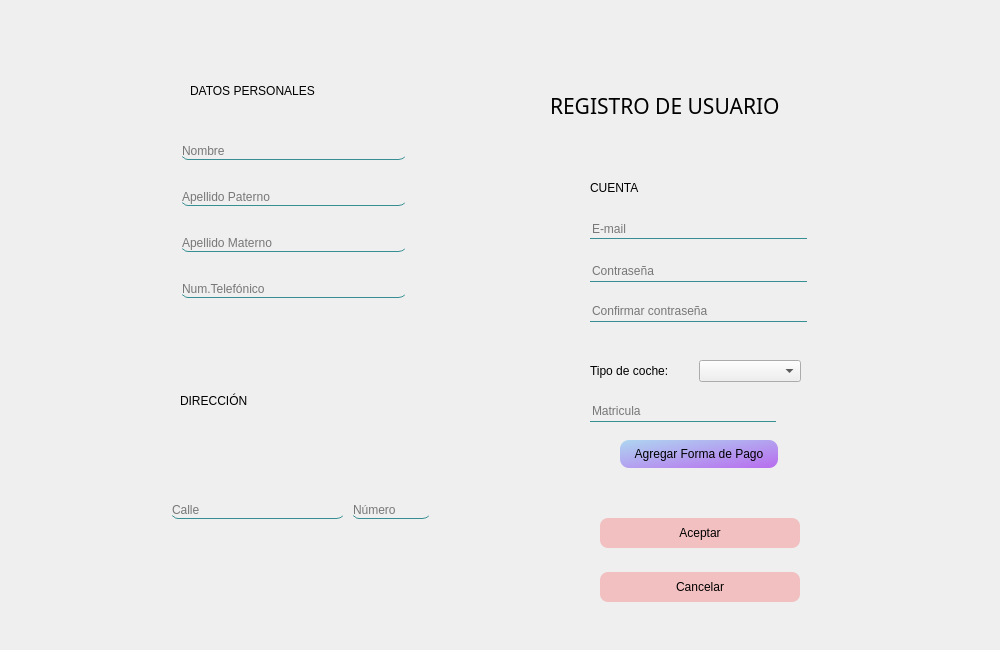
<?xml version="1.0" encoding="UTF-8"?>
<ui version="4.0">
 <class>Registar_ClienteB</class>
 <widget class="QDialog" name="Registar_ClienteB">
  <property name="geometry">
   <rect>
    <x>0</x>
    <y>0</y>
    <width>1000</width>
    <height>650</height>
   </rect>
  </property>
  <property name="minimumSize">
   <size>
    <width>700</width>
    <height>400</height>
   </size>
  </property>
  <property name="maximumSize">
   <size>
    <width>1000</width>
    <height>650</height>
   </size>
  </property>
  <property name="windowTitle">
   <string>Dialog</string>
  </property>
  <property name="windowIcon">
   <iconset>
    <normaloff>icono.png</normaloff>icono.png</iconset>
  </property>
  <property name="styleSheet">
   <string notr="true">#Registar_ClienteB{
	border-image: url(:/Img/F4.png);
}</string>
  </property>
  <widget class="QWidget" name="widget" native="true">
   <property name="geometry">
    <rect>
     <x>160</x>
     <y>70</y>
     <width>280</width>
     <height>300</height>
    </rect>
   </property>
   <property name="styleSheet">
    <string notr="true">QWidget{
background-image: url(:/Img/F1.jfif);
border-radius: 8px;
}

QLineEdit{
background-color:transparent;
border:none;
border-bottom: 1px solid;
border-color: rgb(56, 143, 147);}</string>
   </property>
   <widget class="QLabel" name="label_2">
    <property name="geometry">
     <rect>
      <x>30</x>
      <y>10</y>
      <width>131</width>
      <height>21</height>
     </rect>
    </property>
    <property name="text">
     <string>DATOS PERSONALES</string>
    </property>
   </widget>
   <widget class="QWidget" name="layoutWidget">
    <property name="geometry">
     <rect>
      <x>20</x>
      <y>50</y>
      <width>227</width>
      <height>201</height>
     </rect>
    </property>
    <layout class="QVBoxLayout" name="verticalLayout">
     <item>
      <widget class="QLineEdit" name="Nombre_lineEdit">
       <property name="styleSheet">
        <string notr="true"/>
       </property>
       <property name="placeholderText">
        <string>Nombre</string>
       </property>
      </widget>
     </item>
     <item>
      <widget class="QLineEdit" name="ApellidoP_lineEdit">
       <property name="placeholderText">
        <string>Apellido Paterno</string>
       </property>
      </widget>
     </item>
     <item>
      <widget class="QLineEdit" name="ApellidoM_lineEdit">
       <property name="placeholderText">
        <string>Apellido Materno</string>
       </property>
      </widget>
     </item>
     <item>
      <widget class="QLineEdit" name="Telefono_lineEdit">
       <property name="placeholderText">
        <string>Num.Telefónico</string>
       </property>
      </widget>
     </item>
    </layout>
   </widget>
  </widget>
  <widget class="QWidget" name="widget_2" native="true">
   <property name="geometry">
    <rect>
     <x>160</x>
     <y>380</y>
     <width>280</width>
     <height>250</height>
    </rect>
   </property>
   <property name="styleSheet">
    <string notr="true">QWidget{
background-image: url(:/Img/F1.jfif);
border-radius: 8px;
}

QLineEdit{
background-color:transparent;
border:none;
border-bottom: 1px solid;
border-color: rgb(56, 143, 147);}</string>
   </property>
   <widget class="QWidget" name="horizontalLayoutWidget">
    <property name="geometry">
     <rect>
      <x>10</x>
      <y>110</y>
      <width>261</width>
      <height>41</height>
     </rect>
    </property>
    <layout class="QHBoxLayout" name="horizontalLayout">
     <item>
      <widget class="QLineEdit" name="Calle_lineEdit">
       <property name="text">
        <string/>
       </property>
       <property name="placeholderText">
        <string>Calle</string>
       </property>
      </widget>
     </item>
     <item>
      <widget class="QLineEdit" name="NumeroDom_lineEdit">
       <property name="maximumSize">
        <size>
         <width>80</width>
         <height>16777215</height>
        </size>
       </property>
       <property name="placeholderText">
        <string>Número</string>
       </property>
      </widget>
     </item>
    </layout>
   </widget>
   <widget class="QLabel" name="label_3">
    <property name="geometry">
     <rect>
      <x>20</x>
      <y>10</y>
      <width>101</width>
      <height>21</height>
     </rect>
    </property>
    <property name="text">
     <string>DIRECCIÓN</string>
    </property>
   </widget>
  </widget>
  <widget class="QWidget" name="widget_3" native="true">
   <property name="geometry">
    <rect>
     <x>560</x>
     <y>170</y>
     <width>280</width>
     <height>320</height>
    </rect>
   </property>
   <property name="styleSheet">
    <string notr="true">#widget_3{
	background-image: url(:/Img/F1.jfif);
border-radius: 8px;
}

QLineEdit{
background-color:transparent;
border:none;
border-bottom: 1px solid;
border-color: rgb(56, 143, 147);}

</string>
   </property>
   <widget class="QLabel" name="label">
    <property name="geometry">
     <rect>
      <x>30</x>
      <y>10</y>
      <width>55</width>
      <height>16</height>
     </rect>
    </property>
    <property name="text">
     <string>CUENTA</string>
    </property>
   </widget>
   <widget class="QLineEdit" name="Password_lineEdit">
    <property name="geometry">
     <rect>
      <x>30</x>
      <y>90</y>
      <width>217</width>
      <height>22</height>
     </rect>
    </property>
    <property name="echoMode">
     <enum>QLineEdit::Password</enum>
    </property>
    <property name="placeholderText">
     <string>Contraseña</string>
    </property>
   </widget>
   <widget class="QLineEdit" name="Repeat_password_lineEdit">
    <property name="geometry">
     <rect>
      <x>30</x>
      <y>130</y>
      <width>217</width>
      <height>22</height>
     </rect>
    </property>
    <property name="echoMode">
     <enum>QLineEdit::Password</enum>
    </property>
    <property name="placeholderText">
     <string>Confirmar contraseña</string>
    </property>
   </widget>
   <widget class="QLineEdit" name="Matricula_lineEdit">
    <property name="geometry">
     <rect>
      <x>30</x>
      <y>230</y>
      <width>186</width>
      <height>22</height>
     </rect>
    </property>
    <property name="placeholderText">
     <string>Matricula</string>
    </property>
   </widget>
   <widget class="QWidget" name="layoutWidget">
    <property name="geometry">
     <rect>
      <x>30</x>
      <y>190</y>
      <width>211</width>
      <height>22</height>
     </rect>
    </property>
    <layout class="QHBoxLayout" name="horizontalLayout_12">
     <item>
      <widget class="QLabel" name="label_10">
       <property name="text">
        <string>Tipo de coche:</string>
       </property>
      </widget>
     </item>
     <item>
      <widget class="QComboBox" name="Coche_comboBox">
       <property name="maximumSize">
        <size>
         <width>150</width>
         <height>16777215</height>
        </size>
       </property>
      </widget>
     </item>
    </layout>
   </widget>
   <widget class="QPushButton" name="pushButton">
    <property name="geometry">
     <rect>
      <x>60</x>
      <y>270</y>
      <width>158</width>
      <height>28</height>
     </rect>
    </property>
    <property name="styleSheet">
     <string notr="true">QPushButton{
border-width: 0px;
border-radius: 9px;
background-color: qlineargradient(spread:pad, x1:0, y1:0, x2:1, y2:1, stop:0 rgb(174, 214, 240), stop:1 rgb(184, 108, 239));
}

QPushButton:hover{
	background-color: rgb(154,158,218);
    border-radius: 9px;
	color: black;
    selection-color: white;  
    padding: 2px 4px;}

</string>
    </property>
    <property name="text">
     <string>Agregar Forma de Pago</string>
    </property>
   </widget>
   <widget class="QLineEdit" name="mail_lineEdit">
    <property name="geometry">
     <rect>
      <x>30</x>
      <y>50</y>
      <width>217</width>
      <height>19</height>
     </rect>
    </property>
    <property name="placeholderText">
     <string>E-mail</string>
    </property>
   </widget>
  </widget>
  <widget class="QWidget" name="verticalLayoutWidget">
   <property name="geometry">
    <rect>
     <x>600</x>
     <y>500</y>
     <width>201</width>
     <height>121</height>
    </rect>
   </property>
   <layout class="QVBoxLayout" name="verticalLayout_2">
    <item>
     <widget class="QPushButton" name="Aceptar_pushButton">
      <property name="maximumSize">
       <size>
        <width>200</width>
        <height>30</height>
       </size>
      </property>
      <property name="styleSheet">
       <string notr="true">QPushButton{
border-width: 0px;
border-radius: 8px;
background: rgb(254, 0, 0, 50);}

QPushButton:hover{
	background-color: rgb(154,158,218);
    border-radius: 9px;
	color: black;
    selection-color: white;  
    padding: 2px 4px;
}
</string>
      </property>
      <property name="text">
       <string>Aceptar</string>
      </property>
     </widget>
    </item>
    <item>
     <widget class="QPushButton" name="Cancelar_pushButton">
      <property name="maximumSize">
       <size>
        <width>200</width>
        <height>30</height>
       </size>
      </property>
      <property name="styleSheet">
       <string notr="true">QPushButton{
border-width: 0px;
border-radius: 8px;
background: rgb(254, 0, 0, 50);}

QPushButton:hover{
	background-color: rgb(154,158,218);
    border-radius: 9px;
	color: black;
    selection-color: white;  
    padding: 2px 4px;

}
</string>
      </property>
      <property name="text">
       <string>Cancelar</string>
      </property>
     </widget>
    </item>
   </layout>
  </widget>
  <widget class="QLabel" name="label_4">
   <property name="geometry">
    <rect>
     <x>550</x>
     <y>80</y>
     <width>311</width>
     <height>51</height>
    </rect>
   </property>
   <property name="font">
    <font>
     <family>Microsoft YaHei</family>
     <pointsize>16</pointsize>
    </font>
   </property>
   <property name="text">
    <string>REGISTRO DE USUARIO</string>
   </property>
  </widget>
  <widget class="QLabel" name="label_5">
   <property name="geometry">
    <rect>
     <x>540</x>
     <y>10</y>
     <width>311</width>
     <height>81</height>
    </rect>
   </property>
   <property name="styleSheet">
    <string notr="true">image: url(:/Img/logo.png);</string>
   </property>
   <property name="text">
    <string/>
   </property>
  </widget>
 </widget>
 <resources/>
 <connections/>
</ui>
